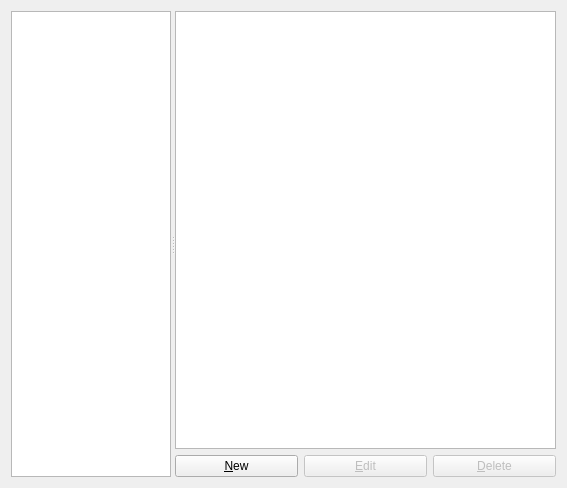
<?xml version="1.0" encoding="UTF-8"?>
<ui version="4.0">
 <class>VMwareVMPreferencesPageWidget</class>
 <widget class="QWidget" name="VMwareVMPreferencesPageWidget">
  <property name="geometry">
   <rect>
    <x>0</x>
    <y>0</y>
    <width>567</width>
    <height>488</height>
   </rect>
  </property>
  <property name="windowTitle">
   <string>VMware VMs</string>
  </property>
  <property name="accessibleName">
   <string>VMware VM templates</string>
  </property>
  <layout class="QVBoxLayout" name="verticalLayout_2">
   <item>
    <widget class="QSplitter" name="splitter">
     <property name="orientation">
      <enum>Qt::Horizontal</enum>
     </property>
     <widget class="QTreeWidget" name="uiVMwareVMsTreeWidget">
      <property name="sizePolicy">
       <sizepolicy hsizetype="Preferred" vsizetype="Expanding">
        <horstretch>0</horstretch>
        <verstretch>0</verstretch>
       </sizepolicy>
      </property>
      <property name="maximumSize">
       <size>
        <width>160</width>
        <height>16777215</height>
       </size>
      </property>
      <property name="selectionMode">
       <enum>QAbstractItemView::ExtendedSelection</enum>
      </property>
      <property name="iconSize">
       <size>
        <width>32</width>
        <height>32</height>
       </size>
      </property>
      <property name="rootIsDecorated">
       <bool>false</bool>
      </property>
      <attribute name="headerVisible">
       <bool>false</bool>
      </attribute>
      <column>
       <property name="text">
        <string notr="true">1</string>
       </property>
      </column>
     </widget>
     <widget class="QWidget" name="layoutWidget">
      <layout class="QVBoxLayout" name="verticalLayout">
       <item>
        <widget class="QTreeWidget" name="uiVMwareVMInfoTreeWidget">
         <property name="sizePolicy">
          <sizepolicy hsizetype="MinimumExpanding" vsizetype="Expanding">
           <horstretch>0</horstretch>
           <verstretch>0</verstretch>
          </sizepolicy>
         </property>
         <property name="indentation">
          <number>10</number>
         </property>
         <property name="allColumnsShowFocus">
          <bool>true</bool>
         </property>
         <attribute name="headerVisible">
          <bool>false</bool>
         </attribute>
         <column>
          <property name="text">
           <string>1</string>
          </property>
         </column>
         <column>
          <property name="text">
           <string>2</string>
          </property>
         </column>
        </widget>
       </item>
       <item>
        <layout class="QHBoxLayout" name="horizontalLayout_5">
         <item>
          <widget class="QPushButton" name="uiNewVMwareVMPushButton">
           <property name="text">
            <string>&amp;New</string>
           </property>
          </widget>
         </item>
         <item>
          <widget class="QPushButton" name="uiEditVMwareVMPushButton">
           <property name="enabled">
            <bool>false</bool>
           </property>
           <property name="text">
            <string>&amp;Edit</string>
           </property>
          </widget>
         </item>
         <item>
          <widget class="QPushButton" name="uiDeleteVMwareVMPushButton">
           <property name="enabled">
            <bool>false</bool>
           </property>
           <property name="text">
            <string>&amp;Delete</string>
           </property>
          </widget>
         </item>
        </layout>
       </item>
      </layout>
     </widget>
    </widget>
   </item>
  </layout>
 </widget>
 <tabstops>
  <tabstop>uiNewVMwareVMPushButton</tabstop>
  <tabstop>uiDeleteVMwareVMPushButton</tabstop>
 </tabstops>
 <resources/>
 <connections/>
 <designerdata>
  <property name="gridDeltaX">
   <number>10</number>
  </property>
  <property name="gridDeltaY">
   <number>10</number>
  </property>
  <property name="gridSnapX">
   <bool>true</bool>
  </property>
  <property name="gridSnapY">
   <bool>true</bool>
  </property>
  <property name="gridVisible">
   <bool>true</bool>
  </property>
 </designerdata>
</ui>
